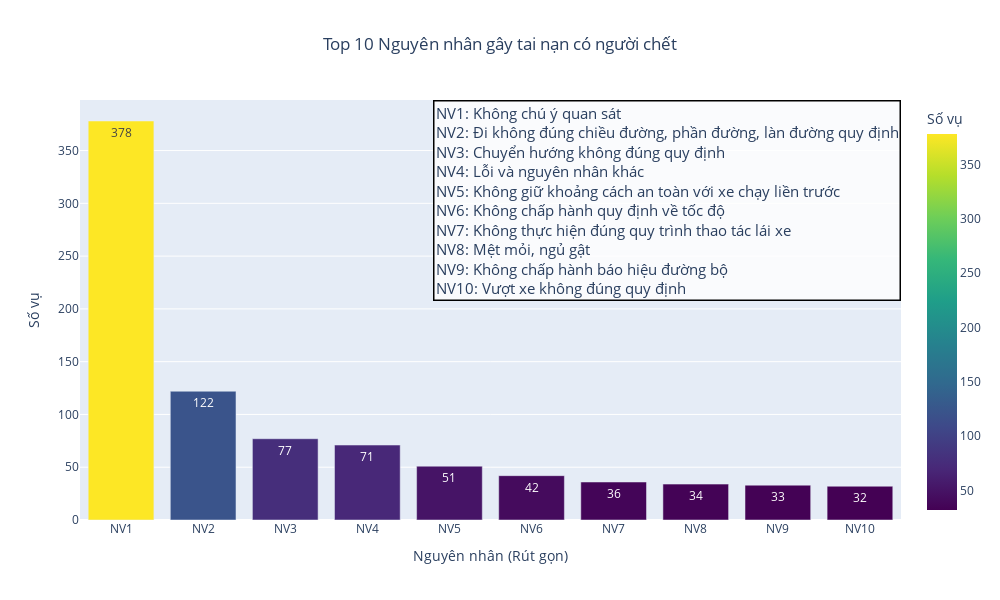

The notebook cell this image was saved under:
### Markdown cell above
### Biểu đồ 1: Những nguyên nhân hàng đầu gây tai nạn

### Code cell
import plotly.express as px
import ast

# Extract individual causes from the 'Nguyên nhân và Lỗi vi phạm' column
data['Nguyên nhân'] = data['Nguyên nhân và Lỗi vi phạm'].apply(
    lambda x: ast.literal_eval(x) if isinstance(x, str) else []
)

# Explode the list of causes into separate rows
exploded_causes = data.explode('Nguyên nhân')

# Filter for accidents with at least one death
fatal_accidents = exploded_causes[exploded_causes['Số người chết'] >= 1]

# Count the top 10 individual causes
cause_counts = fatal_accidents['Nguyên nhân'].value_counts().head(10).reset_index()
cause_counts.columns = ['Nguyên nhân', 'Số vụ']

# Abbreviate the top causes as NV1, NV2, ..., and create a mapping for the legend
cause_counts['Abbreviation'] = ['NV' + str(i + 1) for i in range(len(cause_counts))]

# Plot the data with Plotly
fig = px.bar(
    cause_counts, 
    x='Abbreviation', 
    y='Số vụ', 
    text='Số vụ',
    color='Số vụ', 
    title='Top 10 Nguyên nhân gây tai nạn có người chết',
    color_continuous_scale='Viridis',
    labels={'Abbreviation': 'Nguyên nhân (Rút gọn)', 'Số vụ': 'Số vụ'}
)

# Add full cause descriptions as hover data
fig.update_traces(
    hovertemplate="Nguyên nhân: %{customdata[0]}<br>Số vụ: %{y}",
    customdata=cause_counts[['Nguyên nhân']].values
)

# Add annotations for the legend
annotations_text = "<br>".join([f"{row['Abbreviation']}: {row['Nguyên nhân']}" for _, row in cause_counts.iterrows()])
fig.add_annotation(
    text=annotations_text,
    xref="paper", yref="paper",
    x=1, y=1,  # Position the legend to the right of the chart
    showarrow=False,
    align="left",
    font=dict(size=15),
    bgcolor="rgba(255, 255, 255, 0.8)",  # Add background color
    bordercolor="black",
    borderwidth=1.5
)

# Customize layout
fig.update_layout(
    title_x=0.5,  # Center the title
    xaxis_title='Nguyên nhân (Rút gọn)',
    yaxis_title='Số vụ',
    font=dict(size=12),  # Set default font size
    legend_title="Nguyên nhân",
    width=1000,  # Adjust width to make room for annotations
    height=600  # Adjust height
)

# Show the figure
fig.show()

### Figure 1 — Plotly figure (JSON) as saved in the notebook; plotly's stock layout.template omitted (floating-point values rounded to 4 significant figures)
{"data": [{"alignmentgroup": "True", "customdata": [["Không chú ý quan sát"], ["Đi không đúng chiều đường, phần đường, làn đường quy định"], ["Chuyển hướng không đúng quy định"], ["Lỗi và nguyên nhân khác"], ["Không giữ khoảng cách an toàn với xe chạy liền trước"], ["Không chấp hành quy định về tốc độ"], ["Không thực hiện đúng quy trình thao tác lái xe"], ["Mệt mỏi, ngủ gật"], ["Không chấp hành báo hiệu đường bộ"], ["Vượt xe không đúng quy định"]], "hovertemplate": "Nguyên nhân: %{customdata[0]}<br>Số vụ: %{y}", "legendgroup": "", "marker": {"color": [378, 122, 77, 71, 51, 42, 36, 34, 33, 32], "coloraxis": "coloraxis", "pattern": {"shape": ""}}, "name": "", "offsetgroup": "", "orientation": "v", "showlegend": false, "text": [378, 122, 77, 71, 51, 42, 36, 34, 33, 32], "textposition": "auto", "type": "bar", "x": ["NV1", "NV2", "NV3", "NV4", "NV5", "NV6", "NV7", "NV8", "NV9", "NV10"], "xaxis": "x", "y": [378, 122, 77, 71, 51, 42, 36, 34, 33, 32], "yaxis": "y"}], "layout": {"annotations": [{"align": "left", "bgcolor": "rgba(255, 255, 255, 0.8)", "bordercolor": "black", "borderwidth": 1.5, "font": {"size": 15}, "showarrow": false, "text": "NV1: Không chú ý quan sát<br>NV2: Đi không đúng chiều đường, phần đường, làn đường quy định<br>NV3: Chuyển hướng không đúng quy định<br>NV4: Lỗi và nguyên nhân khác<br>NV5: Không giữ khoảng cách an toàn với xe chạy liền trước<br>NV6: Không chấp hành quy định về tốc độ<br>NV7: Không thực hiện đúng quy trình thao tác lái xe<br>NV8: Mệt mỏi, ngủ gật<br>NV9: Không chấp hành báo hiệu đường bộ<br>NV10: Vượt xe không đúng quy định", "x": 1, "xref": "paper", "y": 1, "yref": "paper"}], "barmode": "relative", "coloraxis": {"colorbar": {"title": {"text": "Số vụ"}}, "colorscale": [[0, "#440154"], [0.1111, "#482878"], [0.2222, "#3e4989"], [0.3333, "#31688e"], [0.4444, "#26828e"], [0.5556, "#1f9e89"], [0.6667, "#35b779"], [0.7778, "#6ece58"], [0.8889, "#b5de2b"], [1, "#fde725"]]}, "font": {"size": 12}, "height": 600, "legend": {"title": {"text": "Nguyên nhân"}, "tracegroupgap": 0}, "title": {"text": "Top 10 Nguyên nhân gây tai nạn có người chết", "x": 0.5}, "width": 1000, "xaxis": {"anchor": "y", "domain": [0, 1], "title": {"text": "Nguyên nhân (Rút gọn)"}}, "yaxis": {"anchor": "x", "domain": [0, 1], "title": {"text": "Số vụ"}}}}
